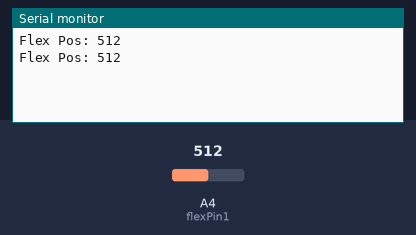
The sketch below on a simulated Arduino Uno, built with avr-gcc and run on an emulated ATmega328P. On the bench: the last lines printed to the serial monitor. Inputs (shaded band) come from the test bench; at power-on: A4 (flexPin1) = 512. No radio packets arrive unless stated.

Above: at 1.8 s.
1.9 s: A4 (flexPin1) set to 716
At 2.7 s:
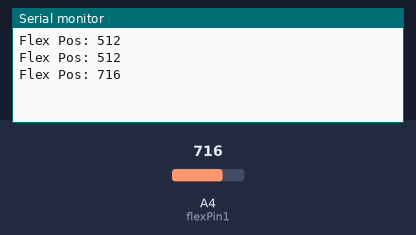
3.4 s: A4 (flexPin1) set to 900
At 4.4 s:
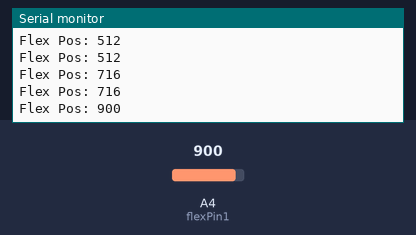
Timing chart, 0 to 6.4 s (numbered marks = the images above; inputs shaded):
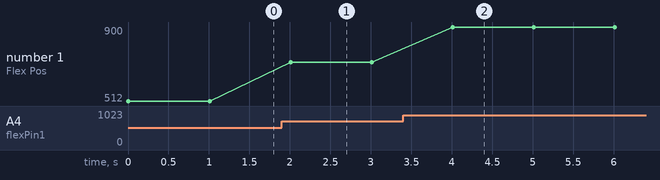

The sketch:

sketch_wirelessTx.ino
```cpp
/*
* Arduino Wireless Communication Tutorial
*     Example 1 - Transmitter Code
*
* by Dejan Nedelkovski, www.HowToMechatronics.com
*
* Library: TMRh20/RF24, https://github.com/tmrh20/RF24/
*/
#include <SPI.h>
#include <nRF24L01.h>
#include <RF24.h>
RF24 radio(7, 8); // CE, CSN
const byte address[6] = "00001";
const int flexPin1 = 4;

void setup() {
  Serial.begin(115200); // Open serial monitor at 115200 baud to see ping results.
  radio.begin();
  radio.openWritingPipe(address);
  radio.setPALevel(RF24_PA_MIN);
  radio.stopListening();
}
void loop() {
  int flexPosition1;
  flexPosition1 = analogRead(flexPin1);
  Serial.print("Flex Pos: ");
  Serial.println(flexPosition1);

  const char text[] = "Hello World";
  //radio.write(&text, sizeof(text));

  radio.write(&flexPosition1, sizeof(flexPosition1));

  delay(1000);
}
```

Measured:
- after the input at 1.9 s, the serial monitor: prints a new line after 0.11 s (image 1)
- after the input at 3.4 s, the serial monitor: prints a new line after 0.61 s (image 2)
- plotted number 1: 512 → 716 after the input at 1.9 s, 716 → 900 after the input at 3.4 s
